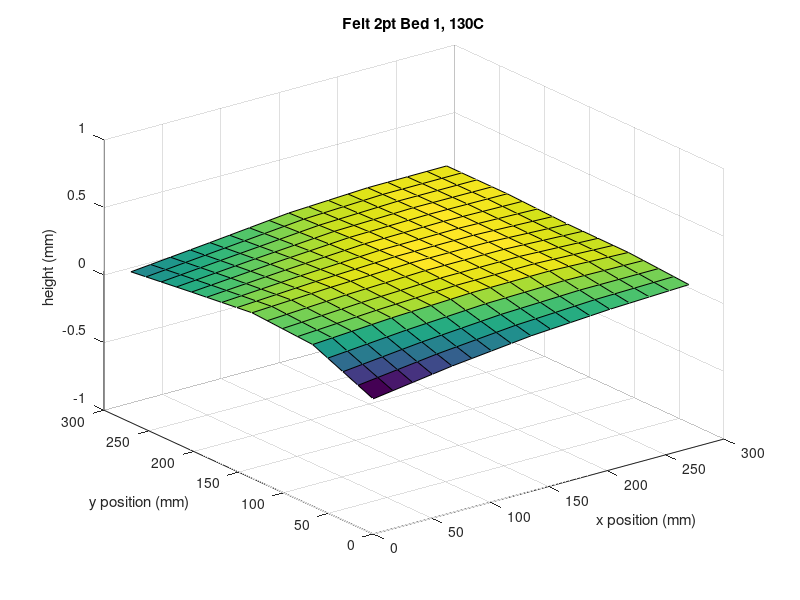

Recreate this plot in MATLAB.
X = [0, 67.5, 135, 202.5, 270, 0, 67.5, 135, 202.5, 270, 0, 67.5, 135, 202.5, 270,0, 67.5, 135, 202.5, 270,0, 67.5, 135, 202.5, 270,];
Y = [0, 0, 0, 0, 0, 67.5, 67.5, 67.5, 67.5, 67.5, 135, 135, 135, 135, 135, 202.5, 202.5, 202.5, 202.5, 202.5, 270, 270, 270, 270, 270];
Z = [0 , .085, .15 , .189, .213, .196, .235, .261, .266, .245, .225, .256, .276, .274, .248, .172, .220, .260, .272, .267, .116, .174, .235, .264, .267];
xr = reshape(X, 5, 5);
yr = reshape(Y, 5, 5);
zr = reshape(Z, 5, 5);

e = interp2(xr)
f = interp2(yr)
g = interp2(zr)

E = interp2(e)
F = interp2(f)
G = interp2(g)

surf(E, F, G)
zlim([-1 1])
xlabel('x position (mm)')
ylabel('y position (mm)')
zlabel('height (mm)')
title("Felt 2pt Bed 1, 130C");
